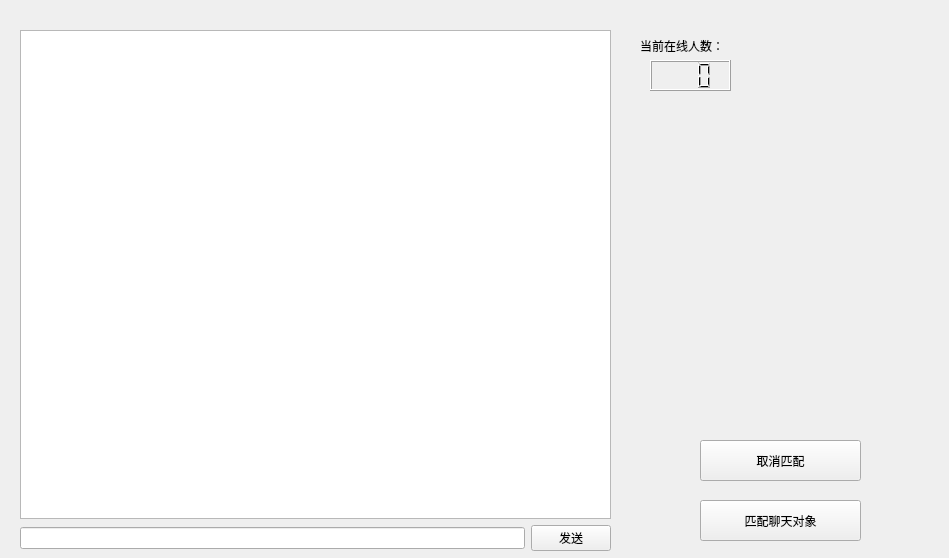
<?xml version="1.0" encoding="UTF-8"?>
<ui version="4.0">
 <class>Square</class>
 <widget class="QMainWindow" name="Square">
  <property name="geometry">
   <rect>
    <x>0</x>
    <y>0</y>
    <width>949</width>
    <height>558</height>
   </rect>
  </property>
  <property name="windowTitle">
   <string>MainWindow</string>
  </property>
  <widget class="QWidget" name="centralwidget">
   <widget class="QLabel" name="label_currentNum">
    <property name="geometry">
     <rect>
      <x>640</x>
      <y>30</y>
      <width>111</width>
      <height>31</height>
     </rect>
    </property>
    <property name="text">
     <string>当前在线人数：</string>
    </property>
   </widget>
   <widget class="QPushButton" name="squareMatch">
    <property name="geometry">
     <rect>
      <x>700</x>
      <y>500</y>
      <width>161</width>
      <height>41</height>
     </rect>
    </property>
    <property name="text">
     <string>匹配聊天对象</string>
    </property>
   </widget>
   <widget class="QLabel" name="label_2">
    <property name="geometry">
     <rect>
      <x>610</x>
      <y>120</y>
      <width>321</width>
      <height>321</height>
     </rect>
    </property>
    <property name="text">
     <string/>
    </property>
    <property name="pixmap">
     <pixmap resource="res.qrc">:/rest.png</pixmap>
    </property>
    <property name="scaledContents">
     <bool>true</bool>
    </property>
   </widget>
   <widget class="QWidget" name="layoutWidget">
    <property name="geometry">
     <rect>
      <x>20</x>
      <y>30</y>
      <width>591</width>
      <height>521</height>
     </rect>
    </property>
    <layout class="QVBoxLayout" name="verticalLayout">
     <item>
      <widget class="QPlainTextEdit" name="squareShow"/>
     </item>
     <item>
      <layout class="QHBoxLayout" name="horizontalLayout">
       <item>
        <widget class="QLineEdit" name="squareText"/>
       </item>
       <item>
        <widget class="QPushButton" name="squareSend">
         <property name="text">
          <string>发送</string>
         </property>
        </widget>
       </item>
      </layout>
     </item>
    </layout>
   </widget>
   <widget class="QLCDNumber" name="squareCurOnline">
    <property name="geometry">
     <rect>
      <x>650</x>
      <y>60</y>
      <width>81</width>
      <height>31</height>
     </rect>
    </property>
    <property name="smallDecimalPoint">
     <bool>false</bool>
    </property>
    <property name="digitCount">
     <number>3</number>
    </property>
    <property name="value" stdset="0">
     <double>0.000000000000000</double>
    </property>
   </widget>
   <widget class="QPushButton" name="squareMatchCancel">
    <property name="geometry">
     <rect>
      <x>700</x>
      <y>440</y>
      <width>161</width>
      <height>41</height>
     </rect>
    </property>
    <property name="text">
     <string>取消匹配</string>
    </property>
   </widget>
   <zorder>layoutWidget</zorder>
   <zorder>label_2</zorder>
   <zorder>label_currentNum</zorder>
   <zorder>squareMatch</zorder>
   <zorder>squareCurOnline</zorder>
   <zorder>squareMatchCancel</zorder>
  </widget>
 </widget>
 <resources>
  <include location="res.qrc"/>
 </resources>
 <connections/>
</ui>
